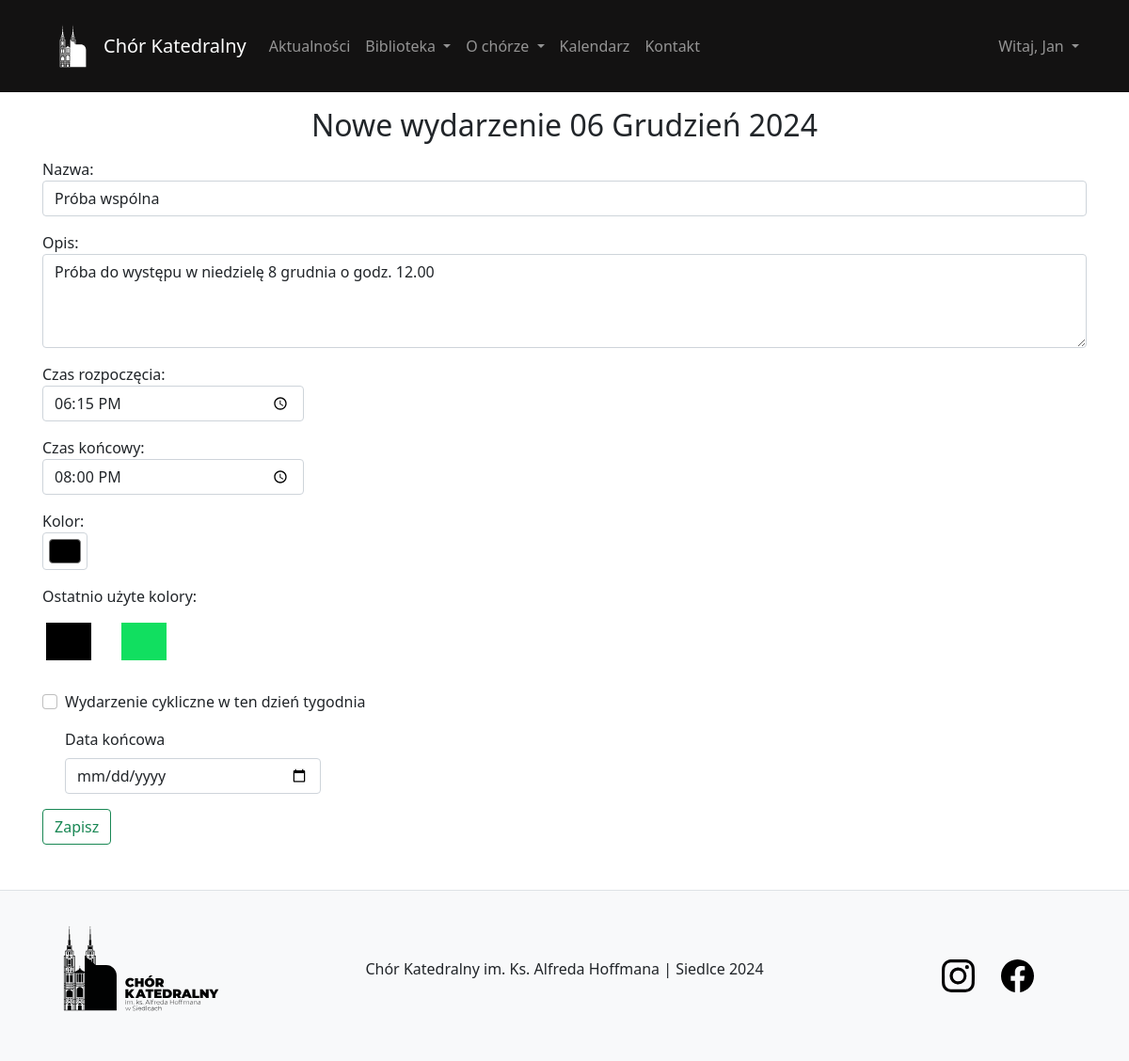
Screenshot of /event/modify/2024/12/6/?event_id=4 (signed in) with the database file from the repository.
### user/models.py (models this page shows, shortened)
class User(AbstractBaseUser, PermissionsMixin):
    email = models.EmailField(unique=True)
    name = models.CharField(max_length=30)
    surname = models.CharField(max_length=30)
    voice_type = models.CharField(max_length=10, default='guest')
    last_activity = models.DateTimeField(null=True, blank=True)
    is_staff = models.BooleanField(default=False)
    is_active = models.BooleanField(default=True)
    date_joined = models.DateTimeField(default=timezone.now)
    objects = CustomUserManager()
    USERNAME_FIELD = 'email'
    REQUIRED_FIELDS = ['name', 'surname']

### event/models.py (models this page shows, shortened)
class Event(models.Model):
    title = models.CharField(max_length=200)
    description = models.TextField()
    colour = models.CharField('colour', max_length=25, null=True, blank=True)
    date_event = models.DateField(default=date.today)  # Только дата
    start_time = models.TimeField()  # Время начала события
    end_time = models.TimeField()    # Время окончания события

### event/views.py (the view)
# urls.py: path('modify/<int:year>/<int:month>/<int:day>/', views.day_events_form, name='day_events_form'),
@permission_required('event.change_event', raise_exception=True)
def day_events_form(request, year, month, day):
    selected_date = timezone.datetime(year, month, day).date()
    events = Event.objects.filter(date_event=selected_date).order_by('start_time')
    unique_colours = (Event.objects
                      .values('colour')
                      .distinct()
                      .order_by('-date_event')[:20])
    savedColors = []
    for color in unique_colours:
        if color not in savedColors:
            savedColors.append(color)
    event = None  # Переменная для редактируемого события
    if request.method == 'POST':
        if 'delete_event' in request.POST:
            event_id = request.POST.get('event_id')
            event = get_object_or_404(Event, id=event_id)
            event.delete()
            messages.success(request, f'Wydarzenie pomyślnie usunięte.')
            return redirect('calendar', year=year, month=month)
        event_id = request.POST.get('event_id')
        if event_id:
            event = get_object_or_404(Event, id=event_id)
            form = EventForm(request.POST, instance=event)
        else:
            form = EventForm(request.POST)
        if form.is_valid():
            new_event = form.save(commit=False)
            new_event.date_event = selected_date
            if 'cycle' in request.POST and request.POST.get('cycleDate'):
                cycle_date_str = request.POST.get('cycleDate')
                cycle_end_date = timezone.datetime.strptime(cycle_date_str, '%Y-%m-%d').date()
                current_date = selected_date
                while current_date <= cycle_end_date:
                    new_event.pk = None
                    new_event.date_event = current_date
                    new_event.save()
                    current_date += timedelta(days=7)
                messages.success(request, f'Dodano cykliczne wydarzenie każdy tydzień do {cycle_end_date}.')
            else:
                new_event.save()
                if event_id:
                    messages.success(request, f'Wydarzenie zostało zaktualizowane.')
                else:
                    messages.success(request, f'Dodano nowe wydarzenie.')
                return redirect('calendar', year=year, month=month)
    else:
        event_id = request.GET.get('event_id')
        if event_id:
            event = get_object_or_404(Event, id=event_id)
            form = EventForm(instance=event)
        else:
            form = EventForm()
    context = {
        'date': selected_date,
        'events': events,
        'form': form,
        'colors': savedColors,
        'event': event  # Передаём объект события в контекст
    }
    return render(request, 'event/day_events_form.html', context)

### library/context_processors.py (called while the page is built)
def current_time(request):
    now = timezone.now()
    return {
        'current_year': now.year,
        'current_month': now.month,
    }

### event/templates/event/day_events_form.html (shortened to what this page needs)
{% extends 'content/template.html' %}
{% block body %}
<h2 class="text-center m-3">Nowe wydarzenie {{ date|date:"d F Y" }}</h2>
<form method="post">
    {{ form.as_p }}
    {% if colors %}
    <div class="row">
        <label>Ostatnio użyte kolory:</label>
        {% for color in colors %}
        <div class="colorBox m-3" style="background-color: {{ color.colour }};" onclick="setColor(this)"></div>
        {% endfor %}
    </div>
    {% endif %}
    <div class="form-check mt-3 mb-3">
        <input class="form-check-input" type="checkbox" value="" name="cycle" id="cycle">
        <label class="form-check-label" for="cycle">
            Wydarzenie cykliczne w ten dzień tygodnia
        </label>
    </div>
    <div class="form-check mt-3 mb-3">
        <label class="form-check-label" for="cycleDate">
            Data końcowa
        </label>
        <input class="form-control mt-2 w-25" type="date" value="" name="cycleDate" id="cycleDate">
    </div>
    <input type="submit" class="btn btn-outline-success" value="Zapisz">
</form>
{% endblock %}

### content/templates/content/template.html (shortened to what this page needs)
{% load static %}
<!DOCTYPE html>
<html lang="en">
<head>
    <link href="https://cdn.jsdelivr.net/npm/bootstrap@5.0.2/dist/css/bootstrap.min.css" rel="stylesheet">
    <link rel="stylesheet" href="https://cdnjs.cloudflare.com/ajax/libs/toastr.js/latest/toastr.min.css">
    <link rel="stylesheet" href="{% static 'content/css/main.css' %}">
    <link rel="stylesheet" href="{% static 'content/css/scss.scss' %}">
</head>
<body class="body-bg">
    <div class="overlay">
        <nav class="navbar navbar-dark navbar-expand-lg bg-dark sticky-top">
            <div class="container main-container">
                <img class="m-0 p-0" src="{% static 'content/img/logo_light.svg' %}" width="65px" alt="Chór Katedralny">
                <a class="navbar-brand text-center" href="/">
                    Chór Katedralny
                </a>
                <div class="collapse navbar-collapse" id="navbarTogglerDemo03">
                    <ul class="navbar-nav me-auto mb-2 mb-lg-0">
                        <li class="nav-item">
                            <a class="nav-link" href="{% url 'listNews' %}">Aktualności</a>
                        </li>
                        {% if user.is_authenticated %}
                        <li class="nav-item dropdown">
                            <a class="nav-link dropdown-toggle" href="#" id="navbarDarkDropdownMenuLink" role="button"
                               data-bs-toggle="dropdown" aria-expanded="false">
                                Biblioteka
                            </a>
                        </li>
                        {% else %}
                        <li class="nav-item">
                            <a class="nav-link" href="{% url 'listComposition' %}">Biblioteka</a>
                        </li>
                        {% endif %}
                        <ul class="navbar-nav">
                            <li class="nav-item dropdown">
                                <a class="nav-link dropdown-toggle" href="#" id="navbarDarkDropdownMenuLink" role="button"
                                   data-bs-toggle="dropdown" aria-expanded="false">
                                    O chórze
                                </a>
                            </li>
                        </ul>
                        <li class="nav-item">
                            {% if current_year and current_month %}
                            <a class="nav-link" href="{% url 'calendar' current_year current_month %}">Kalendarz</a>
                            {% else %}
                                <a class="nav-link" href="#">Kalendarz</a>
                            {% endif %}
                        </li>
                        <li class="nav-item">
                            <a class="nav-link" href="{% url 'contact' %}">Kontakt</a>
                        </li>
                    </ul>
                    {% if user.is_authenticated %}
                        <ul class="navbar-nav">
                            <li class="nav-item dropdown">
                                <a class="nav-link dropdown-toggle" href="#" id="navbarDarkDropdownMenuLink" role="button"
                                   data-bs-toggle="dropdown" aria-expanded="false">
                                   Witaj, {{ user.name }}
                                </a>
                            </li>
                        </ul>
                    {% else %}
                        <a class="btn btn-success" href="{% url 'signIn' %}" role="button">Zaloguj</a>
                    {% endif %}
                </div>
            </div>
        </nav>
        <div class="container main-container align-items-center" style="min-height: 90vh; width: 100%">
            <div class="toast-container position-fixed bottom-0 end-0 p-3" style="z-index: 11">
            </div>
            {% block body %}
            {% endblock %}
        </div>
        {% include 'content/footer.html' %}
    </div>
</body>
</html>

### content/static/content/css/main.css (style rules this page uses)
.main-container { margin-right: auto; margin-left: auto; padding-right: 15px; padding-left: 15px; }
.sticky-top { position: sticky; top: 0; scroll-padding-top: 108px; }
a { text-decoration: none; }

### content/templates/content/template.html (style rules this page uses)
.bg-dark { background-color: rgb(19, 18, 18) !important; }

### event/templates/event/day_events_form.html (style rules this page uses)
.colorBox { cursor: pointer; width: 48px; height: 40px; }

### rows the page displays
User: name "Jan"
Event: title "Próba wspólna", description "Próba do występu w niedzielę 8 grudnia o godz. 12.00", start_time "18:15:00", end_time "20:00:00", colour "#000000"

### other values shown
{{ date|date:"d F Y" }} "06 Grudzień 2024"
